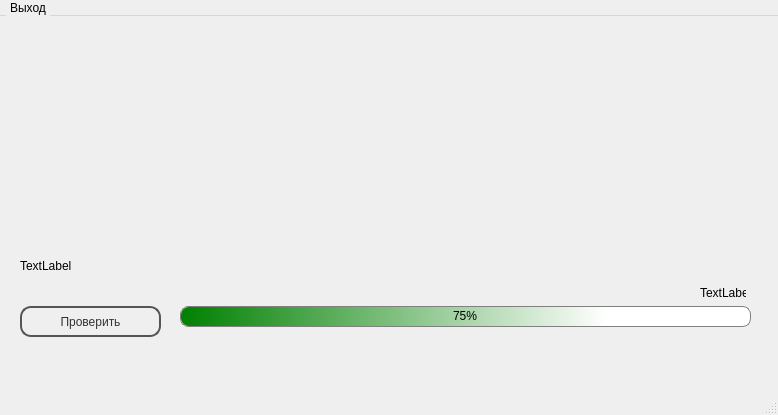
<?xml version="1.0" encoding="UTF-8"?>
<ui version="4.0">
 <class>MainForm</class>
 <widget class="QMainWindow" name="MainForm">
  <property name="geometry">
   <rect>
    <x>0</x>
    <y>0</y>
    <width>778</width>
    <height>415</height>
   </rect>
  </property>
  <property name="minimumSize">
   <size>
    <width>778</width>
    <height>415</height>
   </size>
  </property>
  <property name="maximumSize">
   <size>
    <width>778</width>
    <height>415</height>
   </size>
  </property>
  <property name="windowTitle">
   <string>Games Auto Updater by 21games.ru v0.1 pre-alpha</string>
  </property>
  <property name="windowIcon">
   <iconset resource="icons.qrc">
    <normaloff>:/main/icons/icons/cstrike.ico</normaloff>
    <normalon>:/main/icons/icons/cstrike.ico</normalon>
    <disabledoff>:/main/icons/icons/cstrike.ico</disabledoff>
    <disabledon>:/main/icons/icons/cstrike.ico</disabledon>
    <activeoff>:/main/icons/icons/cstrike.ico</activeoff>
    <activeon>:/main/icons/icons/cstrike.ico</activeon>
    <selectedoff>:/main/icons/icons/cstrike.ico</selectedoff>
    <selectedon>:/main/icons/icons/cstrike.ico</selectedon>:/main/icons/icons/cstrike.ico</iconset>
  </property>
  <property name="autoFillBackground">
   <bool>false</bool>
  </property>
  <property name="styleSheet">
   <string notr="true"/>
  </property>
  <widget class="QWidget" name="centralWidget">
   <property name="styleSheet">
    <string notr="true"/>
   </property>
   <widget class="QPushButton" name="StartBtn">
    <property name="geometry">
     <rect>
      <x>20</x>
      <y>290</y>
      <width>141</width>
      <height>31</height>
     </rect>
    </property>
    <property name="styleSheet">
     <string notr="true">QPushButton {
color: #333;
border: 2px solid #555;
border-radius: 11px;
padding: 5px;
background: qradialgradient(cx: 0.3, cy: -0.4,
fx: 0.3, fy: -0.4,
radius: 1.35, stop: 0 #fff, stop: 1 #888);
min-width: 80px;
}

QPushButton:hover {
background: qradialgradient(cx: 0.3, cy: -0.4,
fx: 0.3, fy: -0.4,
radius: 1.35, stop: 0 #fff, stop: 1 #bbb);
}

QPushButton:pressed {
background: qradialgradient(cx: 0.4, cy: -0.1,
fx: 0.4, fy: -0.1,
radius: 1.35, stop: 0 #fff, stop: 1 #ddd);
}</string>
    </property>
    <property name="text">
     <string>Проверить</string>
    </property>
   </widget>
   <widget class="QLabel" name="label">
    <property name="geometry">
     <rect>
      <x>20</x>
      <y>240</y>
      <width>731</width>
      <height>20</height>
     </rect>
    </property>
    <property name="text">
     <string>TextLabel</string>
    </property>
   </widget>
   <widget class="QProgressBar" name="progressBar">
    <property name="geometry">
     <rect>
      <x>180</x>
      <y>290</y>
      <width>571</width>
      <height>21</height>
     </rect>
    </property>
    <property name="layoutDirection">
     <enum>Qt::LeftToRight</enum>
    </property>
    <property name="autoFillBackground">
     <bool>false</bool>
    </property>
    <property name="styleSheet">
     <string notr="true">QProgressBar:horizontal {
border: 1px solid gray;
border-radius: 8px;
background: white;
}

QProgressBar::chunk:horizontal {
border-radius: 8px;
background: qlineargradient(x1: 0, y1: 0.5, x2: 1, y2: 0.5, stop: 0 green, stop: 1 white);
}</string>
    </property>
    <property name="maximum">
     <number>100</number>
    </property>
    <property name="value">
     <number>75</number>
    </property>
    <property name="alignment">
     <set>Qt::AlignCenter</set>
    </property>
    <property name="textVisible">
     <bool>true</bool>
    </property>
    <property name="orientation">
     <enum>Qt::Horizontal</enum>
    </property>
    <property name="invertedAppearance">
     <bool>false</bool>
    </property>
    <property name="textDirection">
     <enum>QProgressBar::TopToBottom</enum>
    </property>
    <property name="format">
     <string>%p%</string>
    </property>
   </widget>
   <widget class="QLabel" name="speedLabel">
    <property name="geometry">
     <rect>
      <x>700</x>
      <y>270</y>
      <width>46</width>
      <height>13</height>
     </rect>
    </property>
    <property name="text">
     <string>TextLabel</string>
    </property>
   </widget>
   <widget class="QLabel" name="logoLabel">
    <property name="geometry">
     <rect>
      <x>220</x>
      <y>70</y>
      <width>320</width>
      <height>42</height>
     </rect>
    </property>
    <property name="text">
     <string/>
    </property>
    <property name="pixmap">
     <pixmap>../../Documents and Settings/Администратор/Мои документы/Sites/title.png</pixmap>
    </property>
   </widget>
  </widget>
  <widget class="QStatusBar" name="statusBar">
   <property name="enabled">
    <bool>true</bool>
   </property>
   <property name="mouseTracking">
    <bool>false</bool>
   </property>
   <property name="styleSheet">
    <string notr="true">QStatusBar {
border-radius: 8px;
}</string>
   </property>
  </widget>
  <widget class="QMenuBar" name="menuBar">
   <property name="geometry">
    <rect>
     <x>0</x>
     <y>0</y>
     <width>778</width>
     <height>21</height>
    </rect>
   </property>
   <property name="styleSheet">
    <string notr="true"> QMenuBar {
background: qradialgradient(cx: 0.3, cy: -0.4,
fx: 0.3, fy: -0.4,
radius: 1.35, stop: 0 #fff, stop: 1 #888);
 }

 QMenuBar::item {
     spacing: 3px; /* spacing between menu bar items */
     padding: 1px 4px;
     background: transparent;
     border-radius: 4px;
 }

 QMenuBar::item:selected { /* when selected using mouse or keyboard */
     background: qradialgradient(cx: 0.3, cy: -0.4,
fx: 0.3, fy: -0.4,
radius: 1.35, stop: 0 #fff, stop: 1 #bbb);
 }

 QMenuBar::item:pressed {
     background: qradialgradient(cx: 0.4, cy: -0.1,
fx: 0.4, fy: -0.1,
radius: 1.35, stop: 0 #fff, stop: 1 #ddd);
 }


</string>
   </property>
   <widget class="QMenu" name="menu">
    <property name="styleSheet">
     <string notr="true">QMenu {
border-radius: 5px;
}</string>
    </property>
    <property name="tearOffEnabled">
     <bool>true</bool>
    </property>
    <property name="title">
     <string>Выход</string>
    </property>
   </widget>
   <addaction name="menu"/>
  </widget>
 </widget>
 <layoutdefault spacing="6" margin="11"/>
 <resources>
  <include location="icons.qrc"/>
 </resources>
 <connections/>
</ui>
